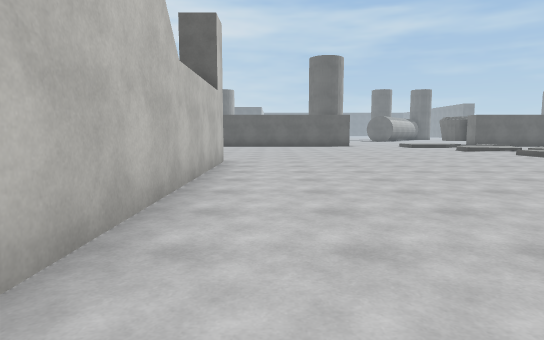
[1] (above)

18 first-person views from a walk through a scene from a Unity 3-D project. The camera is 1.3 m above the floor, tilts 6° down and sees 75° across. The floor is counted in squares, 2 m on a side. Each view is taken from the middle of a square. On the plan, view 1 faces up. The plan holds only what a view shows up to about 10 squares ahead; the rest is blank. The place goes on beyond the plan. The player character is not drawn. Some animated figures are not drawn. Surface patterns are stand-ins for the level's own textures.

[2]
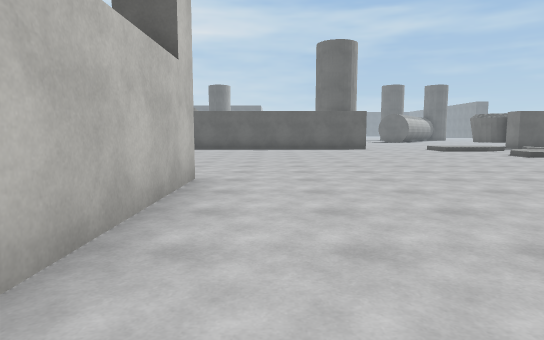

[3]
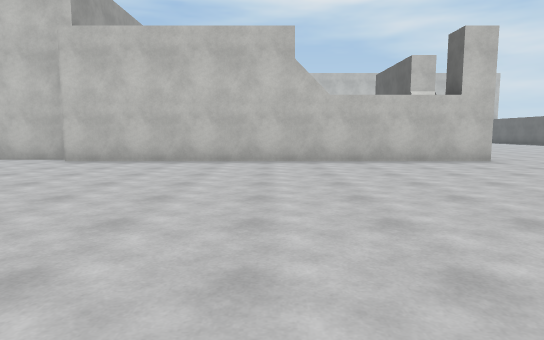

[4]
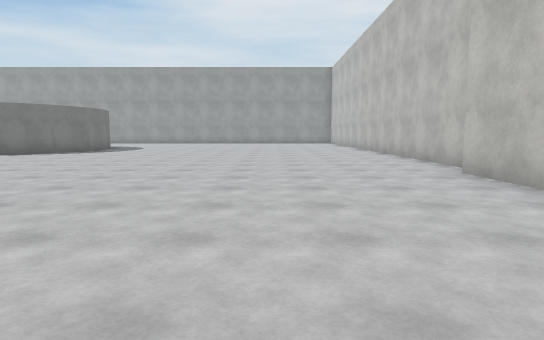

[5]
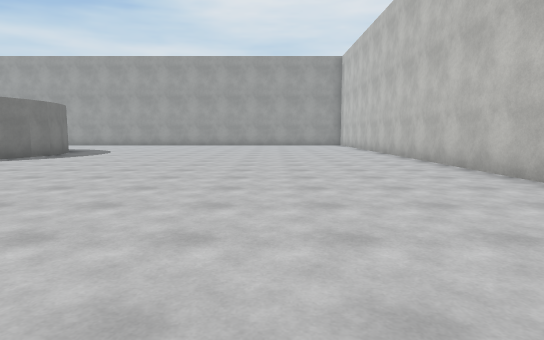

[6]
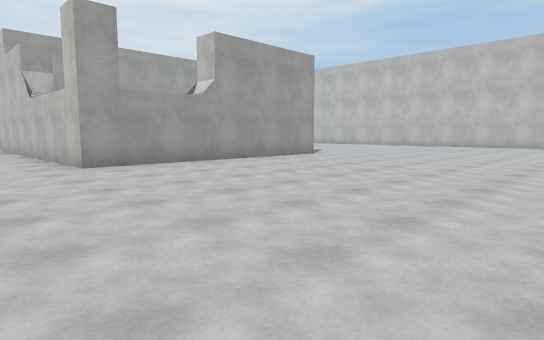

[7]
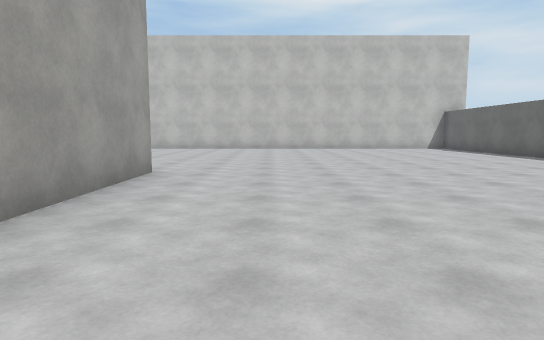

[8]
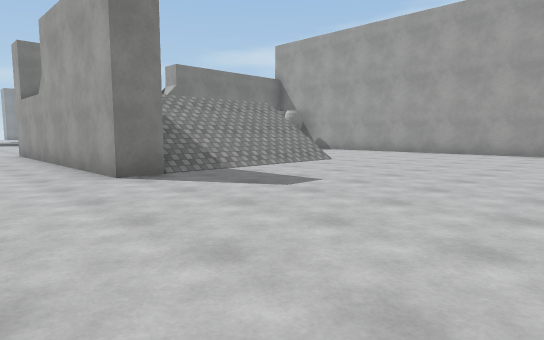

[9]
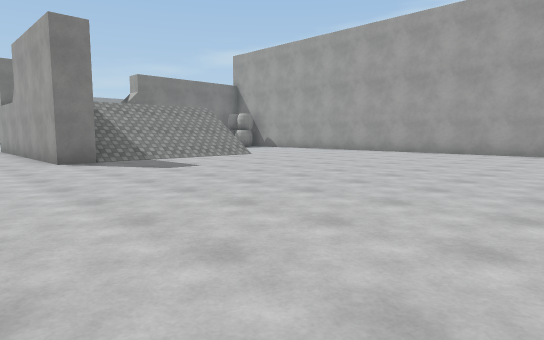

[10]
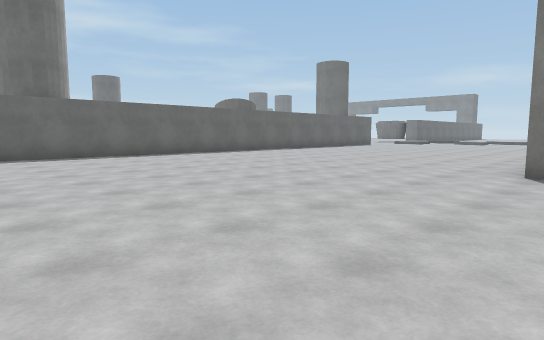

[11]
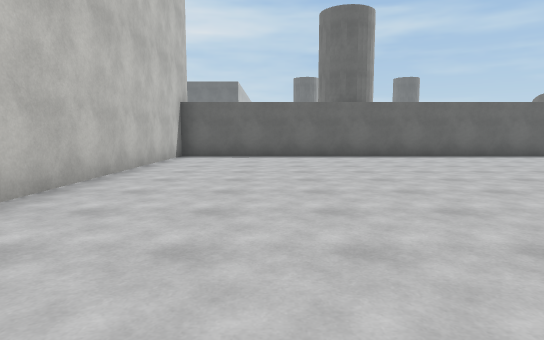

[12]
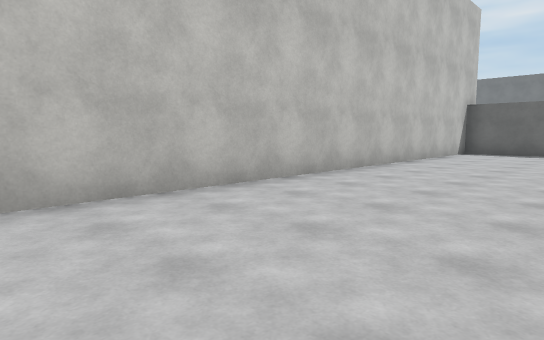

[13]
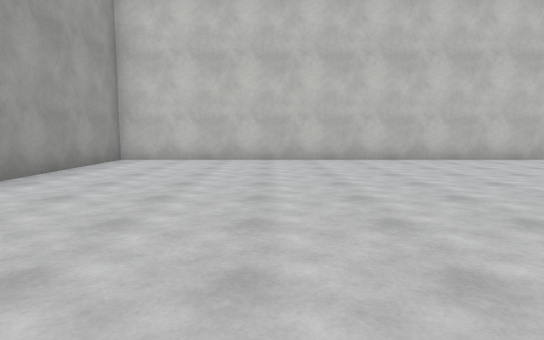

[14]
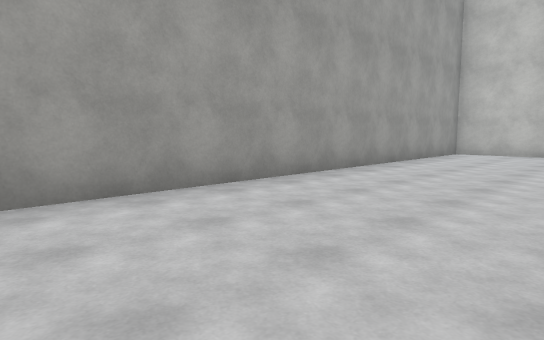

[15]
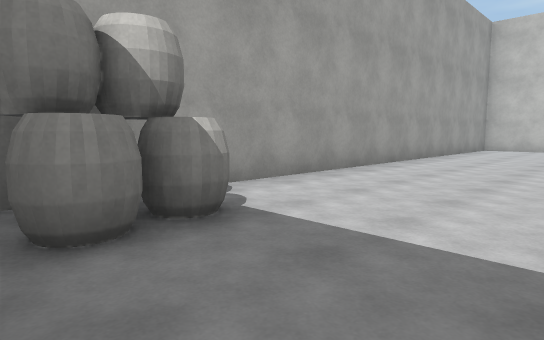

[16]
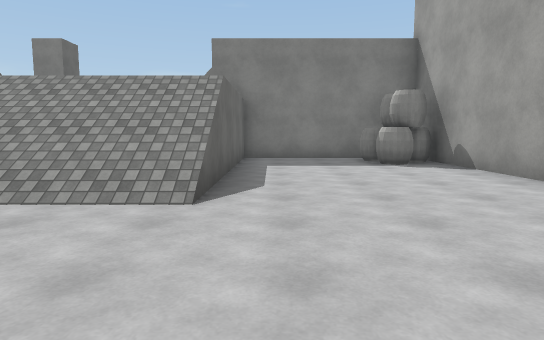

[17]
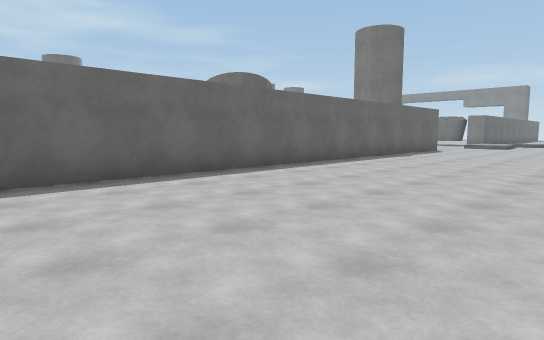

[18]
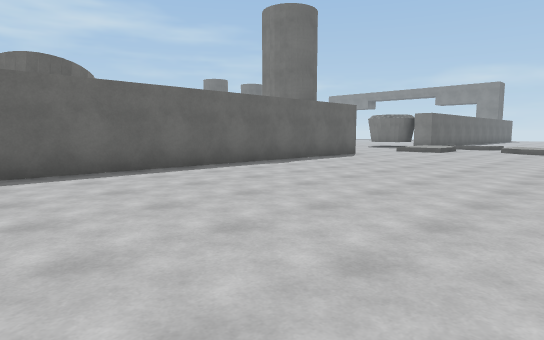

### Floor plan
Key: @ floor where view 1 was taken; # wall or solid block; x gap in a wall; . main floor; : floor 3 m higher than the main floor; / step, stairs or slope; v drop or lower ground.
Columns run from 17 left of view 1 to 7 right of it. Each row starts with its distance up from view 1.
 17 ####################
 16 #....................
 15 #.....................
 14 #......................
 13 #......................./
 12 #........................
 11 #.......................
 10 #........................
  9 #........................
  8 #.........###xvx........
  7 #........///    v......
  6 #........///    v......
  5 #........///    v......
  4 #........///   :x.......
  3 #........///::::#........
  2 #...............#.......
  1 #...............#......
  0 #...............#@.....
 -1 #............####.......
 -2 ################.........
 -3                #.........
 -4                #.........
 -5                #.........
 -6                #.........
 -7                #.........
 -8                #.........
 -9                #.........

Positions as (right, up) in squares from view 1, and headings:
1: (0, 0), facing up
2: (0, 3), facing up
3: (7, 3), facing left
4: (2, 4), facing down
5: (2, 1), facing down
6: (1, 15), facing down-left
7: (-2, 10), facing left
8: (-13, 10), facing down-right
9: (-16, 10), facing down-right
10: (-14, 7), facing up-right
11: (-14, 7), facing up
12: (-13, 5), facing up-left
13: (-8, 2), facing left
14: (-5, 2), facing down-left
15: (-2, 2), facing down-left
16: (-11, 2), facing right
17: (-10, 12), facing up-right
18: (-6, 11), facing up-right
